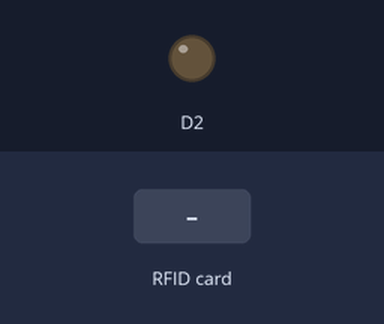
The sketch below on a simulated ESP8266 (NodeMCU). Shown: output pins drawn as LEDs (lit = HIGH). The test bench sets the inputs (shaded band). WiFi joins after 1.5 s; servers stay silent unless stated; uploads are accepted with an empty reply; what the sketch prints to the serial monitor is not drawn.

Above: at 4.7 s.
4.8 s: RFID card 12 34 56 78 held to the reader
At 7.1 s:
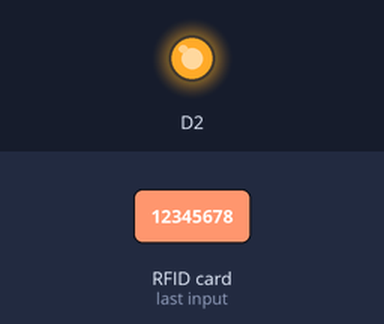
Timing chart, 0 to 8.9 s (numbered marks = the images above; inputs shaded):
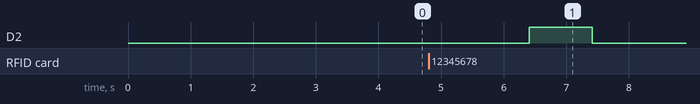

The sketch:

Node_wifi_database.ino
```cpp
#include <ESP8266WiFi.h>
#include <SPI.h>
#include <MFRC522.h>
#include <WiFiClient.h>
#include <ESP8266WebServer.h>
#include <ESP8266HTTPClient.h>

#define RST_PIN  D3
#define SS_PIN   D4

MFRC522 mfrc522(SS_PIN, RST_PIN);  // Create MFRC522 instance


/* Set these to your desired credentials. */
const char *ssid = "sam";  //ENTER YOUR WIFI SETTINGS
const char *password = "12345678";

//Web/Server address to read/write from
const char *host = "http://notify247.epizy.com";   //http://notify247.epizy.com website or IP address of server

//=======================================================================
//                    Power on setup
//=======================================================================

String data;
void setup()
{
  pinMode(D2,OUTPUT);
  delay(1000);
  Serial.begin(115200);
  WiFi.mode(WIFI_OFF);        //Prevents reconnection issue (taking too long to connect)
  delay(1000);
  WiFi.mode(WIFI_STA);        //This line hides the viewing of ESP as wifi hotspot

  WiFi.begin(ssid, password);     //Connect to your WiFi router
  Serial.println("");

  Serial.print("Connecting");
  // Wait for connection
  while (WiFi.status() != WL_CONNECTED) {
    delay(500);
    Serial.print(".");
  }

  //If connection successful show IP address in serial monitor
  Serial.println("");
  Serial.print("Connected to ");
  Serial.println(ssid);
  Serial.print("IP address: ");
  Serial.println(WiFi.localIP());  //IP address assigned to your ESP                                         // Initialize serial communications with the PC
  SPI.begin();                                                  // Init SPI bus
  mfrc522.PCD_Init();                                              // Init MFRC522 card
  Serial.println(F("Read personal data on a MIFARE PICC:"));    //shows in serial that it is ready to read
}


void loop()
{
// Prepare key - all keys are set to FFFFFFFFFFFFh at chip delivery from the factory.
  MFRC522::MIFARE_Key key;
  for (byte i = 0; i < 6; i++) key.keyByte[i] = 0xFF;

  //some variables we need
  byte block;
  byte len;
  MFRC522::StatusCode status;

  //-------------------------------------------

  // Look for new cards
  if ( ! mfrc522.PICC_IsNewCardPresent()) {
    return;
  }

  // Select one of the cards
  if ( ! mfrc522.PICC_ReadCardSerial()) {
    return;
  }

  Serial.println(F("**Card Detected:**"));

  //-------------------------------------------

  //-------------------------------------------
String s="";
  //-------------------------------------------
  for(int i=0;i<4;i++){
      s=s+mfrc522.uid.uidByte[i];
    }
Serial.println(s);


  delay(1000); //change value if you want to read cards faster

  mfrc522.PICC_HaltA();
  mfrc522.PCD_StopCrypto1();

 //////////////////////////////////////http///////////////////////////////
  Serial.printf("\n[Connecting to %s ... ", host);
  HTTPClient http;    //Declare object of class HTTPClient
  String postData;
 //Post Data
  postData = "request=" + s;

  http.begin("http://notify247.epizy.com/info.php");              //Specify request destination
  delay(200);
  http.addHeader("Content-Type", "application/x-www-form-urlencoded");    //Specify content-type header
  http.addHeader("User-Agent","Mozilla/5.0 (Windows NT 10.0; Win64; x64) AppleWebKit/537.36 (KHTML, like Gecko) Chrome/42.0.2311.135 Safari/537.36 Edge/12.10240 ");
  http.addHeader("Cookie", "__test=7cc53b3dc904122e5ca426bd70800218; expires=Fri, 01-Jan-38 5:55:55 GMT; path=/");
  delay(200);
  int httpCode = http.POST(postData);   //Send the request
  String payload = http.getString();    //Get the response payload

  Serial.println(httpCode);   //Print HTTP return code
  Serial.println(payload);    //Print request response payload

  http.end();  //Close connection
  digitalWrite(D2,HIGH);
  delay(1000);
  digitalWrite(D2,LOW);
  delay(5000);
}
```

Measured:
- after the input at 4.8 s, D2: LOW → HIGH after 1.6 s, → LOW 1.0 s later
